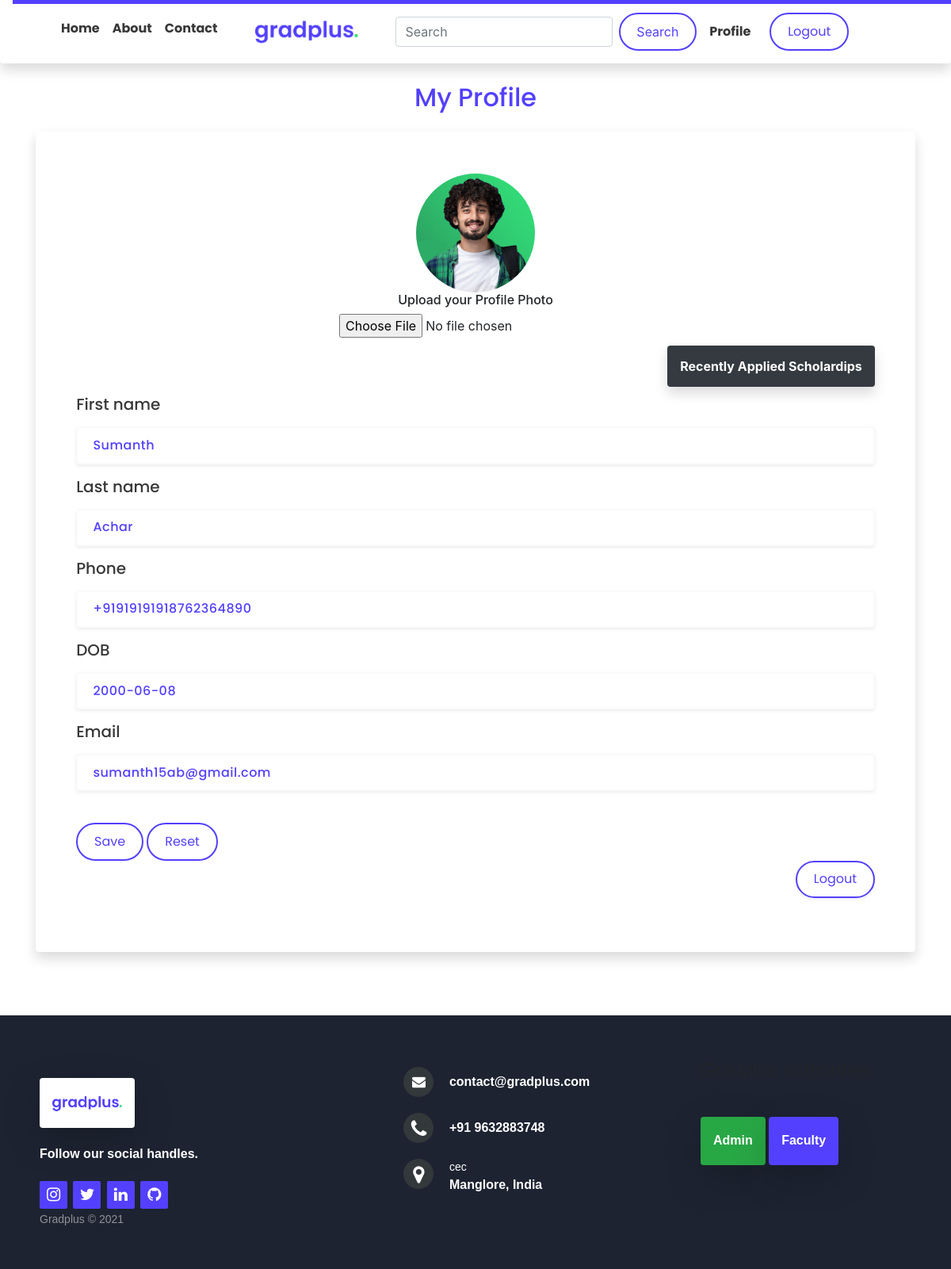
The page /profile.php (signed in) on the database its author committed.
### tables this page shows
CREATE TABLE `students`(
  `sno` int(8) NOT NULL,
  `student_email` varchar(30) NOT NULL,
  `student_pass` varchar(255) NOT NULL,
  `F_name` varchar(225) NOT NULL,
  `L_name` varchar(225) NOT NULL,
  `p_no` bigint(15) NOT NULL,
  `dob` date NOT NULL,
  `Profile_image` varchar(225) NOT NULL DEFAULT 'userdefault1.png'
);

### profile.php (the view, shortened to what this page needs)
<!doctype html>
<html lang="en">
<?php include 'partials/_dbconnect.php';?>
<head>
    <link rel="stylesheet" href="//maxcdn.bootstrapcdn.com/bootstrap/4.1.1/css/bootstrap.min.css">
    <link rel="stylesheet" href="https://cdn.jsdelivr.net/npm/bootstrap@4.5.3/dist/css/bootstrap.min.css"
>
    <link rel="stylesheet" href="./style.css">
</head>
<body>
    <?php include 'partials/_header.php';?>
    <?php
   $Email = $_SESSION['studentemail'];
  $result = mysqli_query($conn,"SELECT * FROM `students` WHERE `student_email` = '$Email'");
  $row = mysqli_fetch_array($result);
?>
    <h2 class="text-center heading my-4"> My Profile</h2>
    <div class="container bootstrap snippet">
        <div class="">
            <div class="tab-content my-0">
                <div class="tab-pane active" id="home">
                    <div class="container my-0 container-form shadow p-3 mb-5 bg-white rounded">
                    <form method="POST" action="profile.php" enctype="multipart/form-data">
                        <div class="text-center">
                            <?php echo '<img class="img-circle img-responsive" style="border-radius:100px;" id="output" src="images/'.$row['Profile_image'].'" width="150" height="150" alt="avatar"/> '?>
                            <h6>Upload your Profile Photo</h6>
                            <input onchange="LoadFile(event)" type="file" name="profile">
                        </div> <br>
                        <ul class="list-group mb-4">
                            <span class="text-right"><strong
                                    class="shadow p-3 mb-5 bg-dark rounded"><a href="recentlyApplied.php" class="font-weight-bold" style="text-decoration: none; color: white;">Recently Applied Scholardips</a>
                                </strong>
                            </span>
                        </ul>
                            <div class="form-group">
                                <div class="col-xs-6 heading-no-text-no-hover">
                                    <label for="first_name">
                                        <h5>First name</h5>
                                    </label>
                                    <input type="text" onchange="enableit()" value="<?php echo $row['F_name'] ?>"
                                        class="input heading shadow-sm bg-white rounded my-0" name="first_name"
                                        id="first_name" placeholder="first name" title="Enter your First name.">
                                </div>
                            </div>
                            <div class="form-group">
                                <div class="col-xs-6 heading-no-text-no-hover">
                                    <label for="last_name">
                                        <h5>Last name</h5>
                                    </label>
                                    <input type="text" onchange="enableit()" value="<?php echo $row['L_name'] ?>"
                                        class="input heading shadow-sm bg-white rounded" name="last_name" id="last_name"
                                        placeholder="last name" title="Enter your Last name.">
                                </div>
                            </div>
                            <div class="form-group">
                                <div class="col-xs-6 heading-no-text-no-hover">
                                    <label for="phone">
                                        <h5>Phone</h5>
                                    </label>
                                    <input type="text" value="<?php echo "+91".$row['p_no'] ?>"
                                        class="input heading shadow-sm bg-white rounded" name="phone" id="phone"
                                        placeholder="phone" title="Your phone number.">
                                </div>
                            </div>
                            <div class="form-group">
                                <div class="col-xs-6 heading-no-text-no-hover">
                                    <label for="dob">
                                        <h5>DOB</h5>
                                    </label>
                                    <input type="text" value="<?php echo $row['dob'] ?>"
                                        class="input heading shadow-sm bg-white rounded" name="dob" id="dob"
                                        placeholder="dob" title="Your DOB.">
                                </div>
                            </div>
                            <div class="form-group">
                                <div class="col-xs-6 heading-no-text-no-hover">
                                    <label for="student_email">
                                        <h5>Email</h5>
                                    </label>
                                    <input type="email" class="input heading shadow-sm bg-white rounded"
                                        value="<?php echo $row['student_email'] ?>" name="student_email"
                                        id="student_email" placeholder="you@gmail.com">
                                </div>
                            </div>
                            <div class="form-group">
                                <div class="col-xs-12">
                                    <br>
                                    <button class="btn heading" id="save" type="submit" name="save"> Save</button>
                                    <button class="btn heading" type="reset"><i class="glyphicon glyphicon-repeat"></i>
                                        Reset</button>
                                </div>
                                <ul class="list-group">
                                    <span class="text-right heading"><a href="partials/_logout.php"
                                            class="btn my-0 shadow-sm text">Logout</a></span>
                                </ul>
                            </div>
                    </div>
                </div>
            </div>
        </div>
    </div>
    <?php include 'partials/_footer.php';?>
</body>
</html>

### partials/_header.php (shortened to what this page needs)
<!DOCTYPE html>
<html lang="en">
<head>
    <link rel="stylesheet" href="./style.css">
</head>
<body>
    <?php
echo'
<nav class="navbar navbar-expand-lg navbar bg-light shadow bg-white rounded" id="navbar">
<div class="scroll-indicator my-0" id="navbar1"></div>
<div class="container">
<div class="collapse navbar-collapse d-flex mx-4 justify-content-center align-items-center" id="navbarSupportedContent">
  <ul class="navbar-nav mr-auto">
    <li class="nav-item active">
      <a class="nav-link  heading-no-text font-weight-bold" href="/forum" >Home<span class="sr-only">(current)</span></a>
    </li>
    <li class="nav-item ">
      <a class="nav-link heading-no-text font-weight-bold" href="about.php">About</a>
    </li>
    <li class="nav-item">
      <a class="nav-link heading-no-text font-weight-bold" href="contact.php">Contact</a>
    </li>
  <li>
      <a class="col-md-1 mx-4 " href="/forum" ><img src="img/scholarship4.png" width="130px" alt="..."></a>
  </li>
  <div class="row mx-2">';
if(isset($_SESSION['loggedin']) && $_SESSION['loggedin']==true){
  echo '<li><form class="form-inline my-2 my-lg-0 " id="search" method="get" action="search.php">
    <input class="form-control mr-sm-2 " name="search"  type="search" placeholder="Search" aria-label="Search">
    <button class="btn my-2 my-sm-0 text" type="submit">Search</button>
    <p class="heading my-0 mx-2 font-weight-bold">
    <a class="nav-link heading-no-text font-weight-bold" href="profile.php">Profile</a>
    </p>
</li>
<li>
    <a href="partials/_logout.php" class="btn ml-2 heading">Logout</a>
    </form></li>';
}
  echo ' </ul>
  </div>
      </div>
      </div>
      </nav>';
?>
</body>
</html>

### partials/_footer.php (shortened to what this page needs)
<!DOCTYPE html>
<html>
<head>
    <link rel="stylesheet" href="http://maxcdn.bootstrapcdn.com/font-awesome/4.2.0/css/font-awesome.min.css">
    <link rel="stylesheet" href="footer.css">
</head>
<body>
    <footer class="footer-distributed">
        <div class="footer-left">
            <p class="footer-company-about">
                <img src="img/scholarship4.png" alt="logo" style="width:120px"
                    class=" p-3 my-4 shadow-lg p-3 mb-4 bg-white rounded">
            <p class="white">Follow our social handles.</p>
            </p>
            <div class="footer-icons">
                <a href="https://www.instagram.com/" target="_blank"><i class="fa fa-instagram"></i></a>
                <a href="https://twitter.com/supreethnayak_" target="_blank"><i class="fa fa-twitter"></i></a>
                <a href="https://www.linkedin.com/in/supreeth-nayak-2560551a0/" target="_blank"><i class="fa fa-linkedin"></i></a>
                <a href="https://github.com/Supreethnayak" target="_blank"><i class="fa fa-github"></i></a>
            </div>
            <p class="footer-company-name">Gradplus &copy; 2021</p>
        </div>
        <div class="footer-center">
            <div>
                <i class="fa fa-envelope"></i>
                <p><a href="mailto:nayaksupreeth4@gmail.com" target="_blank">contact@gradplus.com</a></p>
            </div>
            <div>
                <i class="fa fa-phone"></i>
                <p>+91 9632883748</p>
            </div>
            <div>
                <i class="fa fa-map-marker"></i>
                <p><span>cec</span> Manglore, India</p>
            </div>
        </div>
        <div class="footer-right">
            <h4>Gradplus authorities</h4>
            <p class="footer-links">
                <a href="admin.php" style="border-radius: 50px;"
                    class=" p-3 my-4 shadow-lg p-3 mb-4 bg-success rounded">Admin</a>
                <a href="faculty.php" style="border-radius: 100%; background-color: #5340fe"
                    class=" p-3 my-4 shadow-lg p-3 mb-4 rounded">Faculty</a>
            </p>
    </footer>
</body>
</html>

### style.css (style rules this page uses)
* { margin:0; padding:0; box-sizing: border-box; }
body { height: 200vh; }
.scroll-indicator { height:5px; width:100%; background: #5340fe; position: fixed; transition:0.25s ease; z-index: 999; }
form { padding: 2.3rem 2.2rem; z-index: 10; overflow: hidden; position: relative; }
.input { width: 100%; outline: none; border: 2px solid #fafafa; background: none; padding: 0.6rem 1.2rem; color: #fff; font-weight: 500; letter-spacing: 0.5px; border-radius: 25px; transition: 0.3s; }
.btn { padding: 0.6rem 1.3rem; background-color: rgb(255, 255, 255); border: 2px solid #5340fe; color: #3C99DC; border-radius: 25px; cursor: pointer; transition: 0.5s; }
.text { color: #5340fe; }
.heading { font-family: 'Poppins', sans-serif; color: #5340fe; }
.heading-no-text { font-family: 'Poppins', sans-serif; color: rgb(56, 56, 56); }
.heading-no-text-no-hover { font-family: 'Poppins', sans-serif; color: rgb(56, 56, 56); }

### footer.css (style rules this page uses)
body { margin: 0; padding: 0; }
footer { position: relative; bottom: 0; }
.footer-distributed { background-color: #1d2331; box-shadow: 0 1px 1px 0 rgba(0, 0, 0, 0.12); box-sizing: border-box; width: 100%; text-align: left; font: bold 16px sans-serif; padding: 55px 50px; margin-top: 80px; }
.footer-distributed .footer-left, .footer-distributed .footer-center, .footer-distributed .footer-right { display: inline-block; vertical-align: top; }
.footer-distributed .footer-left { width: 40%; }
.footer-distributed .footer-links { color: white; margin: 20px 0 12px; padding: 0; }
.footer-distributed .footer-links a { display:inline-block; line-height: 1.8; text-decoration: none; color: inherit; }
.footer-distributed .footer-company-name { color: #8f9296; font-size: 14px; font-weight: normal; margin: 0; }
.footer-distributed .footer-center { width: 35%; }
.footer-distributed .footer-center i { background-color: #33383b; color: #ffffff; font-size: 25px; width: 38px; height: 38px; border-radius: 50%; text-align: center; line-height: 42px; margin: 10px 15px; vertical-align: middle; }
.footer-distributed .footer-center i.fa-envelope { font-size: 17px; line-height: 38px; }
.footer-distributed .footer-center p { display: inline-block; color: white; vertical-align: middle; margin:0; }
.footer-distributed .footer-center p span { display:block; font-weight: normal; font-size:14px; line-height:2; }
.footer-distributed .footer-center p a { color: white; text-decoration: none;; }
.footer-distributed .footer-right { width: 20%; }
.footer-distributed .footer-company-about { line-height: 20px; color: white; font-size: 13px; font-weight: normal; margin: 0; }
.footer-distributed .footer-icons { margin-top: 25px; }
.footer-distributed .footer-icons a { display: inline-block; width: 35px; height: 35px; cursor: pointer; background-color: #5340fe; border-radius: 2px; font-size: 20px; color: #ffffff; text-align: center; line-height: 35px; margin-right: 3px; margin-bottom: 5px; }
.white { color: white }

### partials/_header.php (style rules this page uses)
#navbar { height: 80px; position: sticky; top: 0; z-index: 999; }
#navbar1 { padding-right: 0; padding-left: 0; top: 0; }
.form-inline { padding: 0px; }

### partials/_footer.php (style rules this page uses)
body { height: 400px; }

### rows shown on the page
students: Profile_image (picture), first_name "Sumanth", last_name "Achar", phone "+91919191918762364890", dob "2000-06-08", student_email "sumanth15ab@gmail.com"
